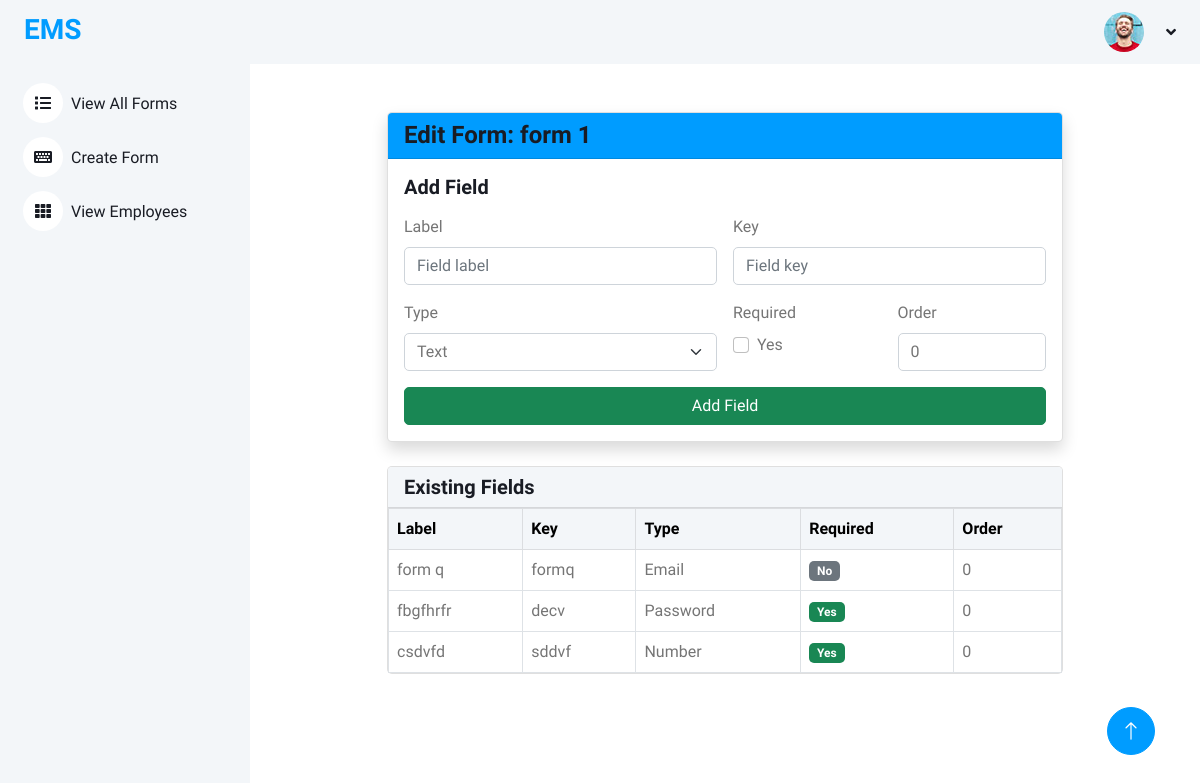
Screenshot of /forms/2/edit/ with the database file from the repository.
### formsbuilder/models.py (models this page shows, shortened)
class DynamicForm(models.Model):
    name = models.CharField(max_length=200)
    description = models.TextField(blank=True, null=True)
    created_at = models.DateTimeField(auto_now_add=True)

class FormField(models.Model):
    FIELD_TYPES = [
        ('text','Text'),
        ('number','Number'),
        ('date','Date'),
        ('password','Password'),
        ('textarea','Textarea'),
        ('email','Email'),
    ]
    form = models.ForeignKey(DynamicForm, related_name='fields', on_delete=models.CASCADE)
    label = models.CharField(max_length=200)
    key = models.CharField(max_length=200)  # e.g. "employee_name"
    field_type = models.CharField(max_length=50, choices=FIELD_TYPES)
    required = models.BooleanField(default=False)
    order = models.PositiveIntegerField(default=0)
    class Meta:
        ordering = ['order']

### formsbuilder/views.py (the view, shortened to what this page needs)
# urls.py: path("<int:pk>/edit/", views.form_edit, name="form_edit"),
def form_edit(request, pk):
    form = get_object_or_404(DynamicForm, pk=pk)
    return render(request, "formsbuilder/form_edit.html", {"form": form})

### templates/formsbuilder/form_edit.html (shortened to what this page needs)
{% extends 'admin/admin_base.html' %}
{% load static %}
{% block content %}
<div class="container mt-5" style="max-width:700px;">
    <div class="card shadow mb-4">
        <div class="card-header bg-primary text-white">
            <h4 class="mb-0">Edit Form: {{ form.name }}</h4>
        </div>
        <div class="card-body">
            <h5 class="mb-3">Add Field</h5>
            <form method="post" class="row g-3">
                <div class="col-md-6">
                    <label for="label" class="form-label">Label</label>
                    <input type="text" name="label" id="label" class="form-control" required placeholder="Field label">
                </div>
                <div class="col-md-6">
                    <label for="key" class="form-label">Key</label>
                    <input type="text" name="key" id="key" class="form-control" required placeholder="Field key">
                </div>
                <div class="col-md-6">
                    <label for="field_type" class="form-label">Type</label>
                    <select name="field_type" id="field_type" class="form-select">
                        <option value="text">Text</option>
                    </select>
                </div>
                <div class="col-md-3">
                    <label for="required" class="form-label">Required</label>
                    <div class="form-check">
                        <input type="checkbox" name="required" id="required" class="form-check-input">
                        <label class="form-check-label" for="required">Yes</label>
                    </div>
                </div>
                <div class="col-md-3">
                    <label for="order" class="form-label">Order</label>
                    <input type="number" name="order" id="order" class="form-control" value="0" min="0">
                </div>
                <div class="col-12">
                    <button type="submit" class="btn btn-success w-100">Add Field</button>
                </div>
            </form>
        </div>
    </div>
    <div class="card">
        <div class="card-header bg-light">
            <h5 class="mb-0">Existing Fields</h5>
        </div>
        <div class="card-body p-0">
            <table class="table table-bordered mb-0">
                <thead class="table-light">
                    <tr>
                        <th>Label</th>
                        <th>Key</th>
                        <th>Type</th>
                        <th>Required</th>
                        <th>Order</th>
                    </tr>
                </thead>
                <tbody>
                    {% for field in form.fields.all %}
                        <tr>
                            <td>{{ field.label }}</td>
                            <td>{{ field.key }}</td>
                            <td>{{ field.field_type|capfirst }}</td>
                            <td>{% if field.required %}<span class="badge bg-success">Yes</span>{% else %}<span class="badge bg-secondary">No</span>{% endif %}</td>
                            <td>{{ field.order }}</td>
                        </tr>
                    {% empty %}
                        <tr><td colspan="5" class="text-center text-muted">No fields yet</td></tr>
                    {% endfor %}
                </tbody>
            </table>
        </div>
    </div>
</div>
{% endblock %}

### static/css/style.css (style rules this page uses)
:root { --primary: #009CFF; --light: #F3F6F9; --dark: #191C24; }
.btn { transition: .5s; }

### rows the page displays
DynamicForm: name "form 1"
FormField: label "form q", key "formq", field_type "Email", required "No", order "0"
FormField: label "fbgfhrfr", key "decv", field_type "Password", required "Yes", order "0"
FormField: label "csdvfd", key "sddvf", field_type "Number", required "Yes", order "0"
